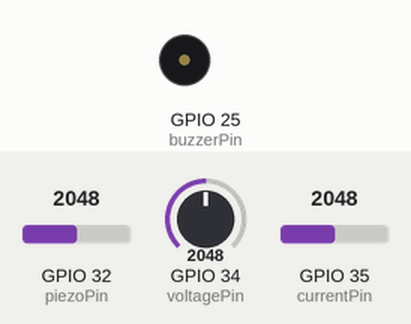
Simulated run of this sketch. Board: ESP32. Parts: buzzer (waves = sounding, pin HIGH). The test bench sets the inputs (shaded band); at power-on: GPIO 32 (piezoPin) = 2048, GPIO 34 (voltagePin) = 2048, GPIO 35 (currentPin) = 2048. WiFi joins after 1.5 s; servers stay silent unless stated; uploads are accepted with an empty reply; what the sketch prints to the serial monitor is not drawn.

Above: at 3.8 s.
3.9 s: GPIO 32 (piezoPin) set to 2952
6.9 s: GPIO 32 (piezoPin) set to 3072
At 8.0 s:
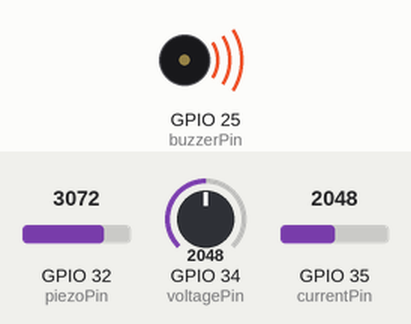
12.1 s: GPIO 32 (piezoPin) set to 2960
At 13.1 s:
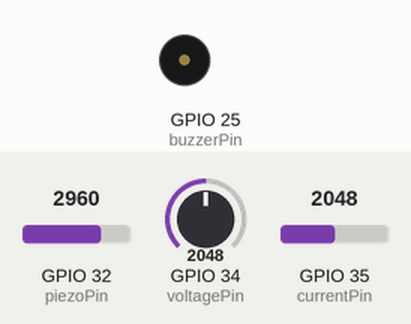
15.1 s: GPIO 32 (piezoPin) set to 3040
At 17.0 s:
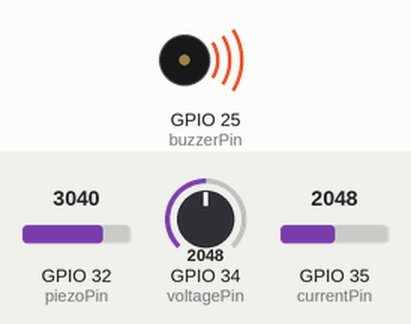
Timing chart, 0 to 22.0 s (numbered marks = the images above; inputs shaded):
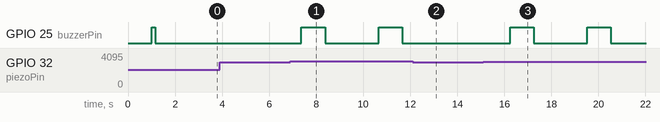

Measured:
- the behaviour switches between 3000 and 3001 on GPIO 32 (piezoPin) (found by bisection; images 0 and 1)
- after the input at 3.9 s, every drawn part: stays the same
- after the input at 6.9 s, GPIO 25 (buzzerPin): alternates HIGH for 1.0 s and LOW for 2.3 s, starting after 0.48 s
- after the input at 12.1 s, GPIO 25 (buzzerPin): stays LOW (without the input it goes to HIGH after 1.8 s)
- after the input at 15.1 s, GPIO 25 (buzzerPin): alternates HIGH for 1.0 s and LOW for 2.3 s, starting after 1.1 s

The sketch:

esp32_code.ino
```cpp
#include <WiFi.h>
#include <HTTPClient.h>

// ---------------- WiFi Credentials ----------------
const char* ssid = "OPPO F23 5G 1cb5";
const char* password = "qrdy5383";

// ---------------- API Endpoint ----------------
const char* serverName = "https://ecomlancers.com/Sih_Api/capture_data";

// ---------------- Sensor Pins ----------------
const int voltagePin = 34;
const int currentPin = 35;
const int piezoPin   = 32;
const int buzzerPin  = 25;

// ---------------- Piezo Threshold ----------------
// CHANGED: Threshold is now 3500
const int piezoThreshold = 3000;

// ---------------- Functions ----------------
void connectToWiFi() {
  Serial.print("Connecting to WiFi: ");
  Serial.println(ssid);
  WiFi.begin(ssid, password);
  int attempts = 0;
  while (WiFi.status() != WL_CONNECTED && attempts < 30) {
    delay(500);
    Serial.print(".");
    attempts++;
  }
  if (WiFi.status() == WL_CONNECTED) {
    Serial.println("\n✅ WiFi Connected!");
    Serial.print("IP Address: ");
    Serial.println(WiFi.localIP());
  } else {
    Serial.println("\n❌ WiFi connection failed. Retrying in 5 seconds...");
    delay(5000);
    connectToWiFi(); // retry again
  }
}

void setup() {
  Serial.begin(9600);
  delay(1000);

  pinMode(buzzerPin, OUTPUT);
  digitalWrite(buzzerPin, LOW);

  // --- Buzzer Test ---
  // Beeps once on startup to confirm wiring is correct
  Serial.println("Testing Buzzer...");
  digitalWrite(buzzerPin, HIGH);
  delay(150);
  digitalWrite(buzzerPin, LOW);
  // --- End Test ---

  connectToWiFi();
}

void loop() {
  // If WiFi drops, reconnect
  if (WiFi.status() != WL_CONNECTED) {
    Serial.println("⚠ WiFi lost. Reconnecting...");
    connectToWiFi();
  }

  // ---------------- Read Sensors ----------------
  int voltageRaw = analogRead(voltagePin);
  int currentRaw = analogRead(currentPin);
  int piezoRaw   = analogRead(piezoPin);

  // Voltage calculation
  float voltage = (voltageRaw / 4095.0) * 3.3 * 11.0; // adjust divider ratio

  // Current calculation (ACS712 5A module, adjust for 20A/30A)
  float currentVoltage = (currentRaw / 4095.0) * 5.0;
  float currentA = (currentVoltage - 2.5) / 0.185;    // Value is now in Amperes
  int is_alert=0;
  if (currentA < 0) currentA = 0; // avoid negative noise

  // ---------------- Serial Output ----------------
  Serial.println("------ Sensor Readings ------");

  Serial.print("Voltage: ");
  Serial.print(voltage, 2);
  Serial.println(" V");

  Serial.print("Current: ");
  Serial.print(currentA, 3);
  Serial.println(" A");

  Serial.print("Piezo(raw): ");
  Serial.println(piezoRaw);

  // ---------------- Buzzer Alert ----------------
  if (piezoRaw > piezoThreshold) {
    Serial.println("⚠ Tamper detected! Activating buzzer...");
    digitalWrite(buzzerPin, HIGH);
    delay(1000);
    digitalWrite(buzzerPin, LOW);
    is_alert=1;
  } else {
    digitalWrite(buzzerPin, LOW);
  }

  // ---------------- Send to API ----------------
  if (WiFi.status() == WL_CONNECTED) {
    HTTPClient http;
    http.begin(serverName);
    http.addHeader("Content-Type", "application/x-www-form-urlencoded");

    // REMOVED: Timestamp is no longer sent
    String payload = "device_id=1";
    payload += "&voltage=" + String(voltage, 2);
    payload += "&current=" + String(currentA, 3);
    payload += "&piezo=" + String(piezoRaw);
    payload += "&is_alert=" + String(is_alert);

    Serial.print("Sending Data: ");
    Serial.println(payload);

    int httpResponseCode = http.POST(payload);

    if (httpResponseCode > 0) {
      String response = http.getString();
      Serial.print("✅ HTTP Response code: ");
      Serial.println(httpResponseCode);
      Serial.print("Response: ");
      Serial.println(response);
    } else {
      Serial.print("❌ Error code: ");
      Serial.println(httpResponseCode);
    }
    http.end();
  } else {
    Serial.println("❌ WiFi disconnected. Skipping API request.");
  }

  delay(2000);
}
```

ardiunoCode.ino
```cpp

```

esp.ino
```cpp

```
